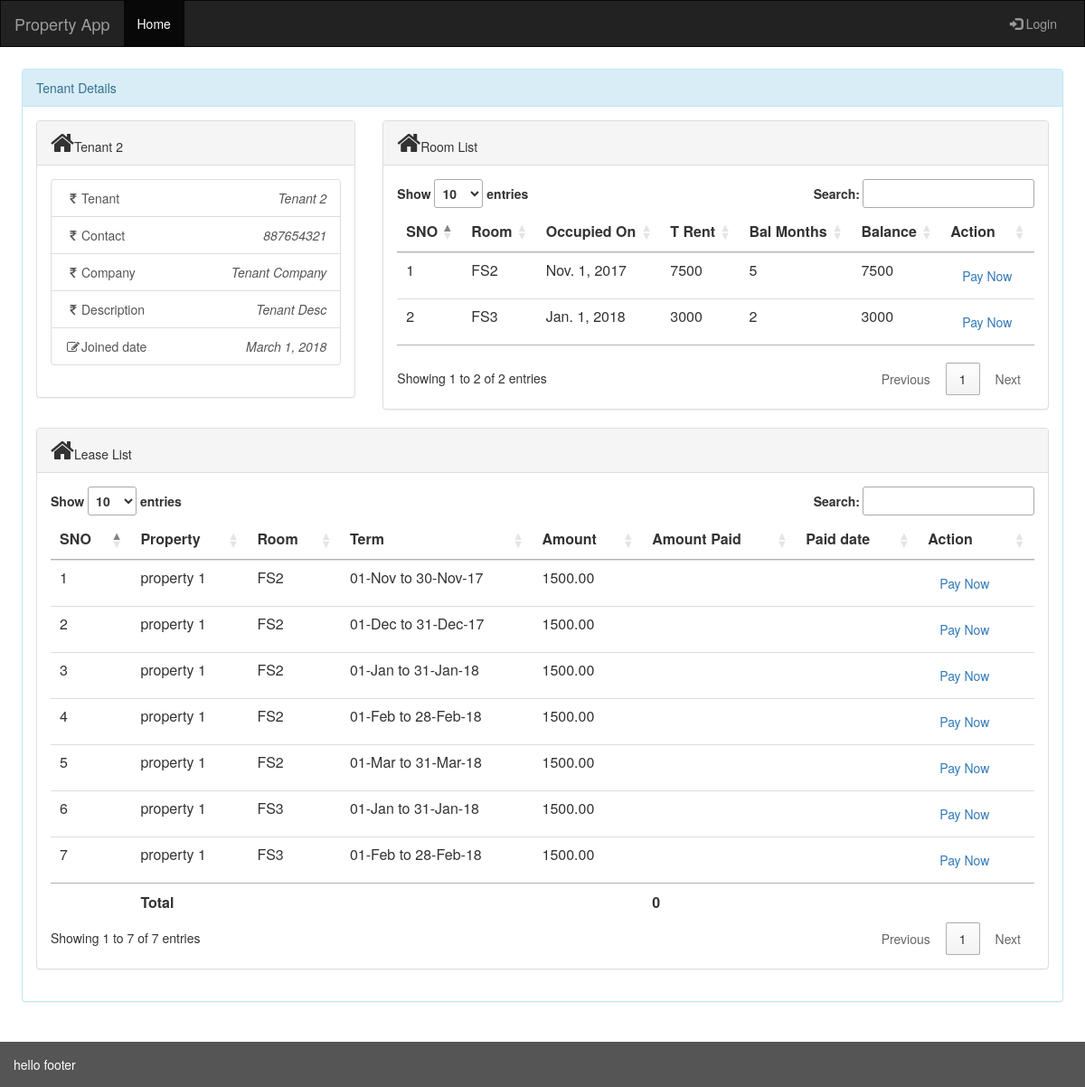
Page /rent/tenants/tenant_details/2 on the earlier database version.
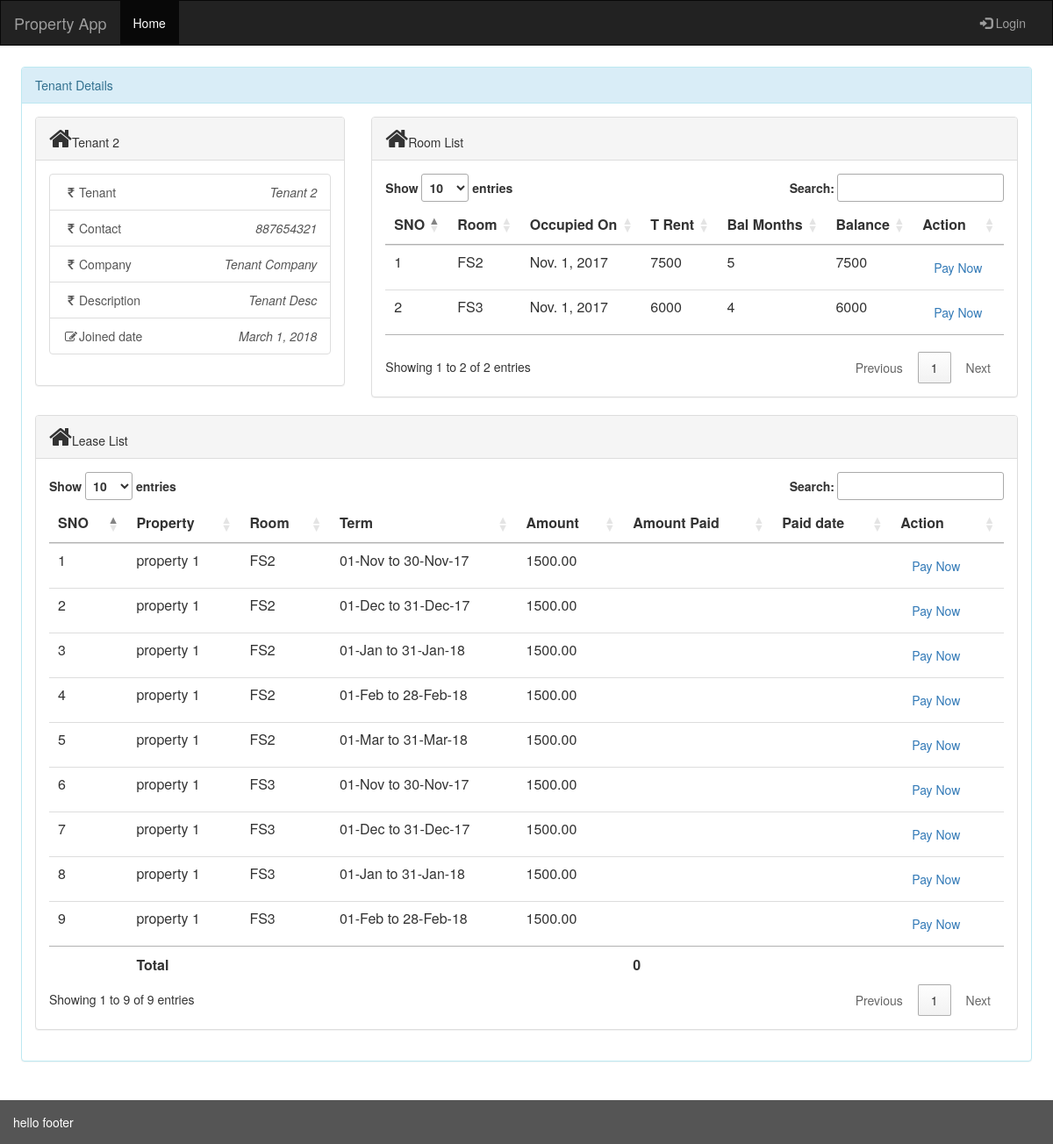
Same page on the later database version.
### rent/models.py (models this page shows, shortened)
class Room(models.Model):
    room_id = models.AutoField(primary_key=True)
    room_property = models.ForeignKey(Property, on_delete=models.CASCADE)
    room_meter = models.ForeignKey(Electricitymeter, on_delete=models.CASCADE, null=True, blank=True)
    room_name = models.CharField(max_length=50)
    room_rent = models.DecimalField(max_digits=8,decimal_places=2)
    room_description = models.CharField(max_length=250)
    timestamp = models.DateTimeField(auto_now=True)

class Leasedetails(models.Model):
    lease_id = models.AutoField(primary_key=True)
    lease_start_date = models.DateField()
    lease_end_date = models.DateField()
    lease_amount = models.DecimalField(max_digits=8,decimal_places=2)
    lease_tenant = models.ForeignKey(Tenant, on_delete=models.CASCADE)
    lease_room = models.ForeignKey(Room, on_delete=models.CASCADE)
    lease_transaction = models.ForeignKey(Transaction, on_delete=models.CASCADE, null=True, blank=True)
    timestamp = models.DateTimeField(auto_now=True)

class Property(models.Model):
    property_id = models.AutoField(primary_key=True)
    property_name = models.CharField(max_length=300)
    property_location = models.ForeignKey(Location, on_delete=models.CASCADE)
    timestamp = models.DateTimeField(auto_now=True)

### rent/views.py (the view)
# urls.py: path('tenants/tenant_details/<int:tenant_id>', views.tenant_details, name='tenant_details'),
def tenant_details(request, tenant_id):
    tenant = Tenant.objects.get(tenant_id=tenant_id)
    lease = Leasedetails.objects.filter(lease_tenant=tenant_id).order_by('lease_room__room_name','lease_start_date')
    lease_start_date = Min('leasedetails__lease_start_date')
    total_rent = Sum('leasedetails__lease_amount')
    pending_months = Count('leasedetails__lease_amount',filter=Q(leasedetails__lease_transaction__isnull=True))
    balance_amount =  total_rent - Sum('leasedetails__lease_transaction__transaction_amount')
    tenant_rooms = Room.objects.filter(leasedetails__lease_tenant=tenant_id)
    room_wise_lease = tenant_rooms.annotate(start_date=lease_start_date,total_rent=total_rent,balance_amount=balance_amount,pending_months=pending_months).order_by('room_name')
    return render(request,'rent/tenant_details.html',{'tenant_details':tenant,'lease_details':lease,'lease_room_wise':room_wise_lease})

### rent/templates/rent/tenant_details.html (shortened to what the changed rows need)
{% extends 'base.html' %}
{% load rent_extras %}
{% block content %}
<div class="panel panel-info">
    <div class="panel-body">
        <div class="row">
            <div class="col-lg-8">
                <div class="panel panel-default">
                    <div class="panel-body">
                        <table id ="tenant_rooms_datatable" class="table custom_data_table">
                            <thead>
                                <tr>
                                    <th>SNO</th>
                                    <th>Room </th>
                                    <th>Occupied On</th>
                                    <th class="show-sum">T Rent</th>
                                    <th class="show-sum">Bal Months</th>
                                    <th class="show-sum">Balance</th>
                                    <th>Action</th>
                                </tr>
                            </thead>
                            <tbody>
                                {% for item in lease_room_wise %}
                                <tr>
                                    <td>{{forloop.counter}}</td>
                                    <td>{{item.room_name}}</td>
                                    <td>{{item.start_date}}</td>
                                    <td>{{item.total_rent}}</td>
                                    <td>{{item.pending_months}}</td>
                                    {% if item.balance_amount %}
                                        <td>{{item.balance_amount}}</td>
                                    {% else %}
                                        <td>{{item.total_rent}}</td>
                                    {% endif %}
                                    <td><a class="btn" href="">Pay Now</a></td>
                                </tr>
                                {% endfor %}
                            </tbody>
                            <tfoot>
                                <tr>
                                    <th></th>
                                    <th></th>
                                    <th></th>
                                    <th></th>
                                    <th></th>
                                    <th></th>
                                    <th></th>
                                </tr>
                            </tfoot>
                        </table>
                    </div>
                </div>
            </div>
            <div class="col-lg-12">
                <div class="panel panel-default">
                    <div class="panel-heading"><i class="fa fa-home fa-2x"></i>Lease List</div>
                    <div class="panel-body">
                        <table class="table custom_data_table">
                            <thead>
                                <tr>
                                    <th>SNO</th>
                                    <th>Property </th>
                                    <th>Room </th>
                                    <th>Term</th>
                                    <th class="show-sum">Amount</th>
                                    <th class="show-sum">Amount Paid</th>
                                    <th>Paid date</th>
                                    <th>Action</th>
                                </tr>
                            </thead>
                            <tbody>
                                {% for item in lease_details %}
                                <tr>
                                    <td>{{forloop.counter}}</td>
                                    <td>{{item.lease_room.room_property.property_name}}</td>
                                    <td>{{item.lease_room.room_name}}</td>
                                    <td>{{item.lease_start_date|date:"d-M"}} to {{item.lease_end_date|date:"d-M-y"}}</td>
                                    <td>{{item.lease_amount}}</td>
                                    <td>{{item.lease_transaction.transaction_amount}}</td>
                                    <td>{{item.lease_transaction.transaction_date}}</td>
                                    <td><a class="btn" href="{% url 'transactions_create' item.lease_id %}">Pay Now</a></td>
                                </tr>
                                {% endfor %}
                            </tbody>
                            <tfoot>
                                <tr>
                                    <th></th>
                                    <th>Total</th>
                                    <th></th>
                                    <th></th>
                                    <th></th>
                                    <th></th>
                                    <th></th>
                                    <th></th>
                                </tr>
                            </tfoot>
                        </table>
                    </div>
                </div>
            </div>
        </div>
    </div>
    </div>
</div>
{% endblock %}

Differences in the rows shown:
computed for Room "FS3": start_date "Jan. 1, 2018" → "Nov. 1, 2017"; total_rent "3000" → "6000"; pending_months "2" → "4"
added Leasedetails: lease_room.room_property.property_name "property 1", lease_room.room_name "FS3", lease_start_date "01-Nov", lease_end_date "30-Nov-17", lease_amount "1500.00"
added Leasedetails: lease_room.room_property.property_name "property 1", lease_room.room_name "FS3", lease_start_date "01-Dec", lease_end_date "31-Dec-17", lease_amount "1500.00"
Other differences:
text written by a page script: "Show entries Search: Showing 1 to 7 of 7 entries Previous 1 Next" → "Show entries Search: Showing 1 to 9 of 9 entries Previous 1 Next"
